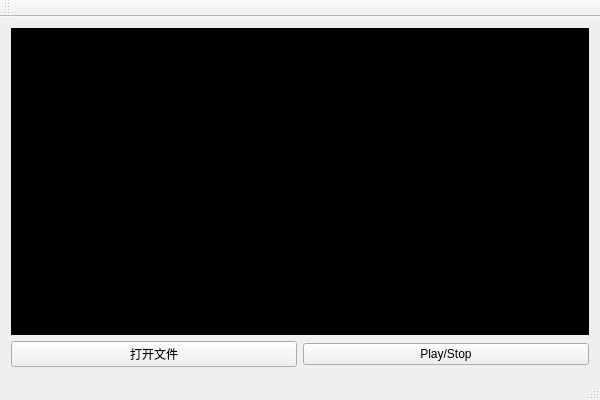
<?xml version="1.0" encoding="UTF-8"?>
<ui version="4.0">
 <class>VLCplayerClass</class>
 <widget class="QMainWindow" name="VLCplayerClass">
  <property name="geometry">
   <rect>
    <x>0</x>
    <y>0</y>
    <width>600</width>
    <height>400</height>
   </rect>
  </property>
  <property name="windowTitle">
   <string>VLCplayer</string>
  </property>
  <widget class="QWidget" name="centralWidget">
   <layout class="QVBoxLayout" name="verticalLayout">
    <item>
     <widget class="QFrame" name="videobox">
      <property name="styleSheet">
       <string notr="true">background-color:rgb(0, 0, 0)</string>
      </property>
      <property name="frameShape">
       <enum>QFrame::StyledPanel</enum>
      </property>
      <property name="frameShadow">
       <enum>QFrame::Raised</enum>
      </property>
     </widget>
    </item>
    <item>
     <layout class="QHBoxLayout" name="horizontalLayout">
      <item>
       <widget class="QPushButton" name="btnOpen">
        <property name="text">
         <string>打开文件</string>
        </property>
       </widget>
      </item>
      <item>
       <widget class="QPushButton" name="btnPlay">
        <property name="text">
         <string>Play/Stop</string>
        </property>
       </widget>
      </item>
     </layout>
    </item>
   </layout>
  </widget>
  <widget class="QMenuBar" name="menuBar">
   <property name="geometry">
    <rect>
     <x>0</x>
     <y>0</y>
     <width>600</width>
     <height>26</height>
    </rect>
   </property>
  </widget>
  <widget class="QToolBar" name="mainToolBar">
   <attribute name="toolBarArea">
    <enum>TopToolBarArea</enum>
   </attribute>
   <attribute name="toolBarBreak">
    <bool>false</bool>
   </attribute>
  </widget>
  <widget class="QStatusBar" name="statusBar"/>
 </widget>
 <layoutdefault spacing="6" margin="11"/>
 <resources/>
 <connections/>
</ui>
